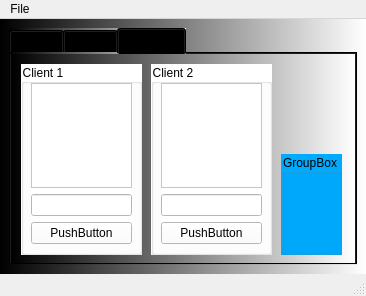
<?xml version="1.0" encoding="UTF-8"?>
<ui version="4.0">
 <class>MainWindow</class>
 <widget class="QMainWindow" name="MainWindow">
  <property name="geometry">
   <rect>
    <x>0</x>
    <y>0</y>
    <width>366</width>
    <height>296</height>
   </rect>
  </property>
  <property name="windowTitle">
   <string>MainWindow</string>
  </property>
  <widget class="QWidget" name="centralwidget">
   <property name="styleSheet">
    <string notr="true">background-color: qlineargradient(spread:pad, x1:0, y1:0, x2:1, y2:0, stop:0 rgba(0, 0, 0, 255), stop:1 rgba(255, 255, 255, 255));</string>
   </property>
   <layout class="QVBoxLayout" name="verticalLayout">
    <item>
     <widget class="QTabWidget" name="tabWidget">
      <property name="styleSheet">
       <string notr="true">background-color: qlineargradient(spread:pad, x1:0, y1:0, x2:1, y2:0, stop:0 rgba(0, 0, 0, 255), stop:1 rgba(255, 255, 255, 255));</string>
      </property>
      <property name="currentIndex">
       <number>2</number>
      </property>
      <widget class="QWidget" name="tab">
       <property name="styleSheet">
        <string notr="true">QWidget{
background-color: rgb(0, 0, 255);
}

QPushButton{
background-color: rgb(255, 255, 255);
}

QPushButton#pushButton_set_label{
background-color: rgb(255, 0, 255);
}
</string>
       </property>
       <attribute name="title">
        <string>Tab 1</string>
       </attribute>
       <widget class="QWidget" name="verticalLayoutWidget">
        <property name="geometry">
         <rect>
          <x>0</x>
          <y>0</y>
          <width>341</width>
          <height>201</height>
         </rect>
        </property>
        <layout class="QVBoxLayout" name="verticalLayout_2">
         <item>
          <widget class="QLabel" name="label">
           <property name="font">
            <font>
             <pointsize>18</pointsize>
            </font>
           </property>
           <property name="text">
            <string>TextLabel</string>
           </property>
           <property name="alignment">
            <set>Qt::AlignCenter</set>
           </property>
          </widget>
         </item>
         <item>
          <layout class="QHBoxLayout" name="horizontalLayout">
           <item>
            <widget class="QPushButton" name="pushButton_clear">
             <property name="text">
              <string>Clear label</string>
             </property>
            </widget>
           </item>
           <item>
            <widget class="QPushButton" name="pushButton_set_label">
             <property name="text">
              <string>Set label</string>
             </property>
            </widget>
           </item>
          </layout>
         </item>
        </layout>
       </widget>
      </widget>
      <widget class="QWidget" name="tab_2">
       <property name="autoFillBackground">
        <bool>false</bool>
       </property>
       <attribute name="title">
        <string>Tab 2</string>
       </attribute>
       <widget class="QPushButton" name="pushButton_convert">
        <property name="geometry">
         <rect>
          <x>260</x>
          <y>180</y>
          <width>75</width>
          <height>23</height>
         </rect>
        </property>
        <property name="styleSheet">
         <string notr="true">background-color: rgb(0, 170, 255);</string>
        </property>
        <property name="text">
         <string>Convert</string>
        </property>
       </widget>
       <widget class="QGroupBox" name="groupBox">
        <property name="geometry">
         <rect>
          <x>10</x>
          <y>69</y>
          <width>321</width>
          <height>101</height>
         </rect>
        </property>
        <property name="styleSheet">
         <string notr="true">background-color: rgb(255, 255, 255);</string>
        </property>
        <property name="title">
         <string>UI and PY conversions</string>
        </property>
        <widget class="QWidget" name="horizontalLayoutWidget">
         <property name="geometry">
          <rect>
           <x>0</x>
           <y>50</y>
           <width>321</width>
           <height>51</height>
          </rect>
         </property>
         <layout class="QHBoxLayout" name="horizontalLayout_2">
          <item>
           <widget class="QLabel" name="label_convert">
            <property name="text">
             <string>&lt;click radio button&gt;</string>
            </property>
           </widget>
          </item>
          <item>
           <widget class="QLineEdit" name="lineEdit"/>
          </item>
          <item>
           <widget class="QToolButton" name="toolButton">
            <property name="text">
             <string>...</string>
            </property>
           </widget>
          </item>
         </layout>
        </widget>
        <widget class="QRadioButton" name="radioButton_ui">
         <property name="geometry">
          <rect>
           <x>10</x>
           <y>20</y>
           <width>82</width>
           <height>17</height>
          </rect>
         </property>
         <property name="text">
          <string>UI to PY</string>
         </property>
        </widget>
        <widget class="QRadioButton" name="radioButton_exe">
         <property name="geometry">
          <rect>
           <x>120</x>
           <y>20</y>
           <width>82</width>
           <height>17</height>
          </rect>
         </property>
         <property name="text">
          <string>PY to EXE</string>
         </property>
        </widget>
       </widget>
      </widget>
      <widget class="QWidget" name="tab_3">
       <attribute name="title">
        <string>Network</string>
       </attribute>
       <widget class="QGroupBox" name="groupBox_2">
        <property name="geometry">
         <rect>
          <x>10</x>
          <y>10</y>
          <width>121</width>
          <height>191</height>
         </rect>
        </property>
        <property name="styleSheet">
         <string notr="true">background-color: rgb(255, 255, 255);</string>
        </property>
        <property name="title">
         <string>Client 1</string>
        </property>
        <widget class="QWidget" name="verticalLayoutWidget_2">
         <property name="geometry">
          <rect>
           <x>10</x>
           <y>19</y>
           <width>101</width>
           <height>161</height>
          </rect>
         </property>
         <layout class="QVBoxLayout" name="verticalLayout_4">
          <item>
           <widget class="QTextEdit" name="textEdit"/>
          </item>
          <item>
           <widget class="QLineEdit" name="lineEdit_2"/>
          </item>
          <item>
           <widget class="QPushButton" name="pushButton">
            <property name="text">
             <string>PushButton</string>
            </property>
           </widget>
          </item>
         </layout>
        </widget>
       </widget>
       <widget class="QGroupBox" name="groupBox_3">
        <property name="geometry">
         <rect>
          <x>140</x>
          <y>10</y>
          <width>121</width>
          <height>191</height>
         </rect>
        </property>
        <property name="styleSheet">
         <string notr="true">background-color: rgb(255, 255, 255);</string>
        </property>
        <property name="title">
         <string>Client 2</string>
        </property>
        <widget class="QWidget" name="verticalLayoutWidget_3">
         <property name="geometry">
          <rect>
           <x>10</x>
           <y>19</y>
           <width>101</width>
           <height>161</height>
          </rect>
         </property>
         <layout class="QVBoxLayout" name="verticalLayout_5">
          <item>
           <widget class="QTextEdit" name="textEdit_2"/>
          </item>
          <item>
           <widget class="QLineEdit" name="lineEdit_3"/>
          </item>
          <item>
           <widget class="QPushButton" name="pushButton_2">
            <property name="text">
             <string>PushButton</string>
            </property>
           </widget>
          </item>
         </layout>
        </widget>
       </widget>
       <widget class="QGroupBox" name="groupBox_4">
        <property name="geometry">
         <rect>
          <x>270</x>
          <y>100</y>
          <width>61</width>
          <height>101</height>
         </rect>
        </property>
        <property name="styleSheet">
         <string notr="true">background-color: rgb(0, 170, 255);</string>
        </property>
        <property name="title">
         <string>GroupBox</string>
        </property>
       </widget>
      </widget>
     </widget>
    </item>
   </layout>
  </widget>
  <widget class="QMenuBar" name="menubar">
   <property name="geometry">
    <rect>
     <x>0</x>
     <y>0</y>
     <width>366</width>
     <height>21</height>
    </rect>
   </property>
   <widget class="QMenu" name="menuFile">
    <property name="title">
     <string>File</string>
    </property>
    <addaction name="actionNew"/>
    <addaction name="separator"/>
    <addaction name="actionExit"/>
   </widget>
   <addaction name="menuFile"/>
  </widget>
  <widget class="QStatusBar" name="statusbar">
   <property name="statusTip">
    <string>Text displayed</string>
   </property>
  </widget>
  <action name="actionNew">
   <property name="icon">
    <iconset>
     <normaloff>../icons/new_icon.png</normaloff>../icons/new_icon.png</iconset>
   </property>
   <property name="text">
    <string>New</string>
   </property>
   <property name="statusTip">
    <string>New File</string>
   </property>
  </action>
  <action name="actionExit">
   <property name="icon">
    <iconset>
     <normaloff>../icons/exit_icon.png</normaloff>../icons/exit_icon.png</iconset>
   </property>
   <property name="text">
    <string>Exit</string>
   </property>
  </action>
 </widget>
 <resources/>
 <connections/>
 <slots>
  <slot>slot1()</slot>
 </slots>
</ui>
